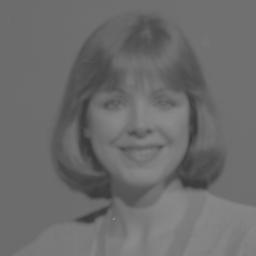
#> input picture Lab2/contr2.jpg, 256 x 256 px
$ python pregunta2.py
#> lines starting #> are read from the running program, lines starting #| are printed output that depends on the picture; after the words box and inside, x2 and y2 are one past the last pixel; in counts of white or black regions, pixels touching at a corner belong together
#> further down, img is the input picture: shape (256, 256); min 56, max 139, mean 107.8
import cv2
import numpy as np
from matplotlib import pyplot as plt
from math import floor
def Histograma(imagen):
#> called with imagen = 'Contrast_Stretching.jpg'
	img = cv2.imread(imagen ,0)
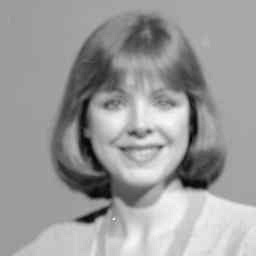
#> input picture Lab2/Contrast_Stretching.jpg, 256 x 256 px
#> img is the input picture: shape (256, 256); min 0, max 250, mean 155.4
	hist = cv2.calcHist([img], [0], None, [256], [0, 256])
#> hist = 256 values, max 10497 at index 156, min 0 at index 1, mean 256
	plt.plot(hist, color='gray' )

	plt.xlabel('intensidad de iluminacion')
	plt.ylabel('cantidad de pixeles')
	plt.show()
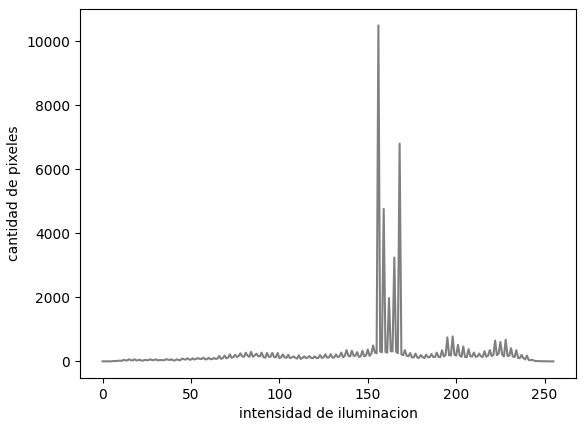
#> figure drawn by matplotlib, 1 panel; curve peaks at x = 156, y = 10497
	cv2.destroyAllWindows()
def Add_Outliers(img,x,y,_tam):
#> called with x = 0, y = 0, _tam = 9
	_matriz = np.array(img)
	x,y = _matriz[x],_matriz[y]
#> x = 256 values from 108 to 112; y = 256 values from 108 to 112
	cout = 0
	for y in  range(0,_tam):
		for x in range(0,_tam):
			_matriz[x][y] = 0
			cout += 1
#> _matriz: shape (256, 256); 0.12% of pixels changed, all inside (x1, y1, x2, y2) = (0, 0, 9, 9)
	cv2.imwrite("Add_Outliers.jpg",_matriz)

if __name__ == "__main__":

	imagen = 'contr2.jpg'
	a,b = 0, 255
	img  = cv2.imread(imagen,0)

	Histograma('Contrast_Stretching.jpg')
	Add_Outliers(img, 0 ,0 ,9)
	Constrast = 'Add_Outliers.jpg'
